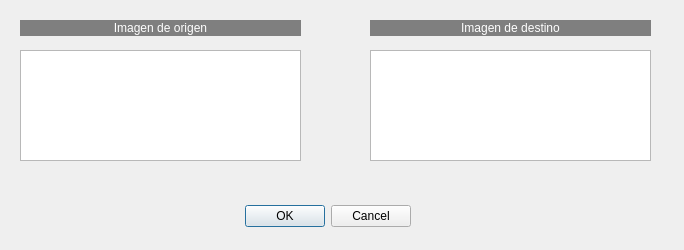
<?xml version="1.0" encoding="UTF-8"?>
<ui version="4.0">
 <class>Perspectiva</class>
 <widget class="QDialog" name="Perspectiva">
  <property name="geometry">
   <rect>
    <x>0</x>
    <y>0</y>
    <width>684</width>
    <height>250</height>
   </rect>
  </property>
  <property name="windowTitle">
   <string>Transformación perspectiva</string>
  </property>
  <widget class="QDialogButtonBox" name="buttonBox">
   <property name="geometry">
    <rect>
     <x>70</x>
     <y>200</y>
     <width>341</width>
     <height>32</height>
    </rect>
   </property>
   <property name="orientation">
    <enum>Qt::Horizontal</enum>
   </property>
   <property name="standardButtons">
    <set>QDialogButtonBox::Cancel|QDialogButtonBox::Ok</set>
   </property>
  </widget>
  <widget class="QLabel" name="label_2">
   <property name="geometry">
    <rect>
     <x>20</x>
     <y>20</y>
     <width>281</width>
     <height>16</height>
    </rect>
   </property>
   <property name="styleSheet">
    <string notr="true">background-color: rgb(127, 127, 127);
color: rgb(255, 255, 255);</string>
   </property>
   <property name="text">
    <string>Imagen de origen</string>
   </property>
   <property name="alignment">
    <set>Qt::AlignCenter</set>
   </property>
  </widget>
  <widget class="QListWidget" name="listWidget">
   <property name="geometry">
    <rect>
     <x>20</x>
     <y>50</y>
     <width>281</width>
     <height>111</height>
    </rect>
   </property>
   <property name="alternatingRowColors">
    <bool>false</bool>
   </property>
   <property name="viewMode">
    <enum>QListView::ListMode</enum>
   </property>
   <property name="currentRow">
    <number>-1</number>
   </property>
  </widget>
  <widget class="QListWidget" name="listWidget_2">
   <property name="geometry">
    <rect>
     <x>370</x>
     <y>50</y>
     <width>281</width>
     <height>111</height>
    </rect>
   </property>
   <property name="alternatingRowColors">
    <bool>false</bool>
   </property>
   <property name="viewMode">
    <enum>QListView::ListMode</enum>
   </property>
   <property name="currentRow">
    <number>-1</number>
   </property>
  </widget>
  <widget class="QLabel" name="label_3">
   <property name="geometry">
    <rect>
     <x>370</x>
     <y>20</y>
     <width>281</width>
     <height>16</height>
    </rect>
   </property>
   <property name="styleSheet">
    <string notr="true">background-color: rgb(127, 127, 127);
color: rgb(255, 255, 255);</string>
   </property>
   <property name="text">
    <string>Imagen de destino</string>
   </property>
   <property name="alignment">
    <set>Qt::AlignCenter</set>
   </property>
  </widget>
 </widget>
 <resources/>
 <connections>
  <connection>
   <sender>buttonBox</sender>
   <signal>accepted()</signal>
   <receiver>Perspectiva</receiver>
   <slot>accept()</slot>
   <hints>
    <hint type="sourcelabel">
     <x>248</x>
     <y>254</y>
    </hint>
    <hint type="destinationlabel">
     <x>157</x>
     <y>274</y>
    </hint>
   </hints>
  </connection>
  <connection>
   <sender>buttonBox</sender>
   <signal>rejected()</signal>
   <receiver>Perspectiva</receiver>
   <slot>reject()</slot>
   <hints>
    <hint type="sourcelabel">
     <x>316</x>
     <y>260</y>
    </hint>
    <hint type="destinationlabel">
     <x>286</x>
     <y>274</y>
    </hint>
   </hints>
  </connection>
 </connections>
</ui>
